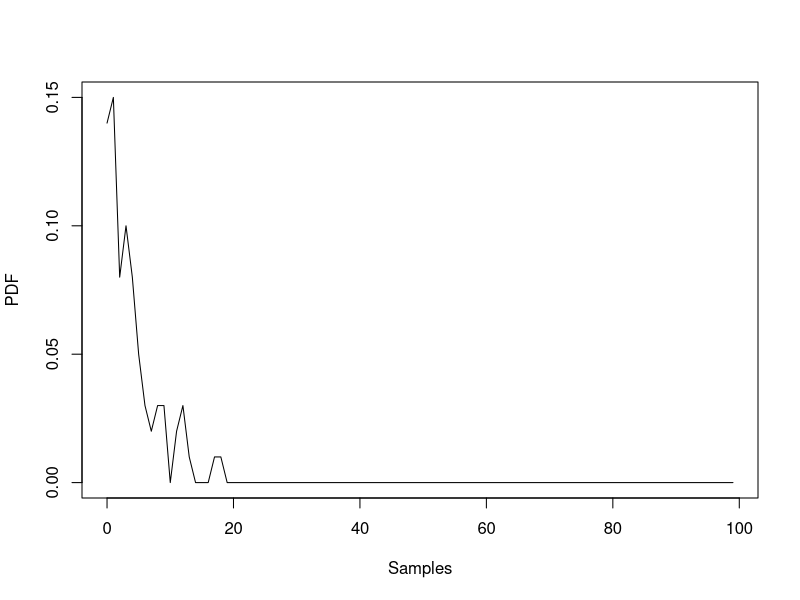
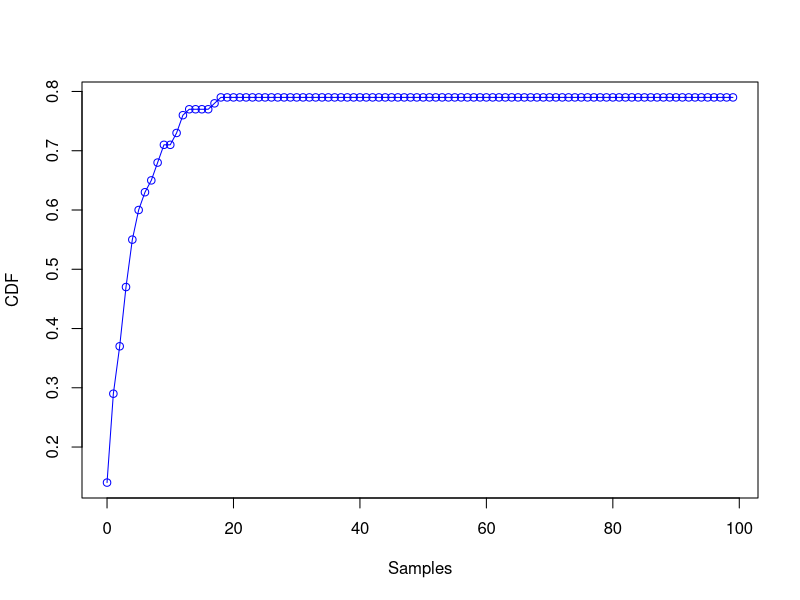
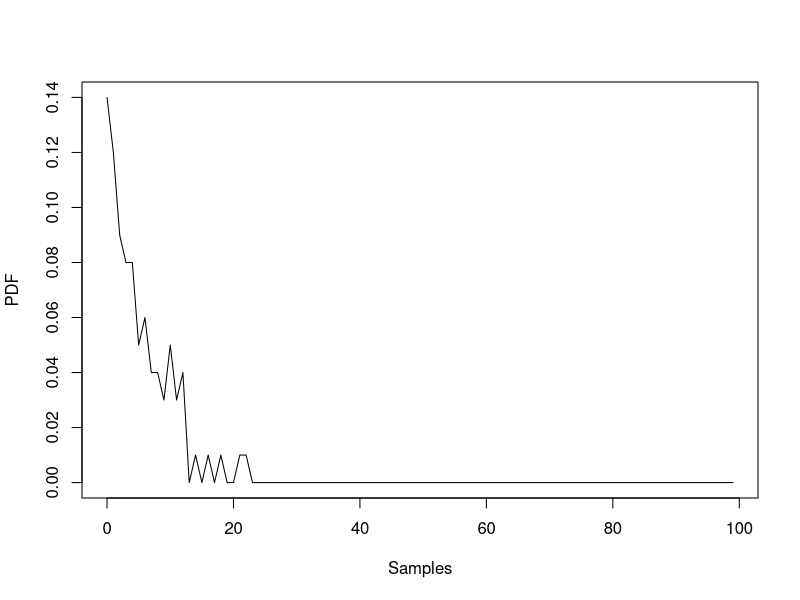
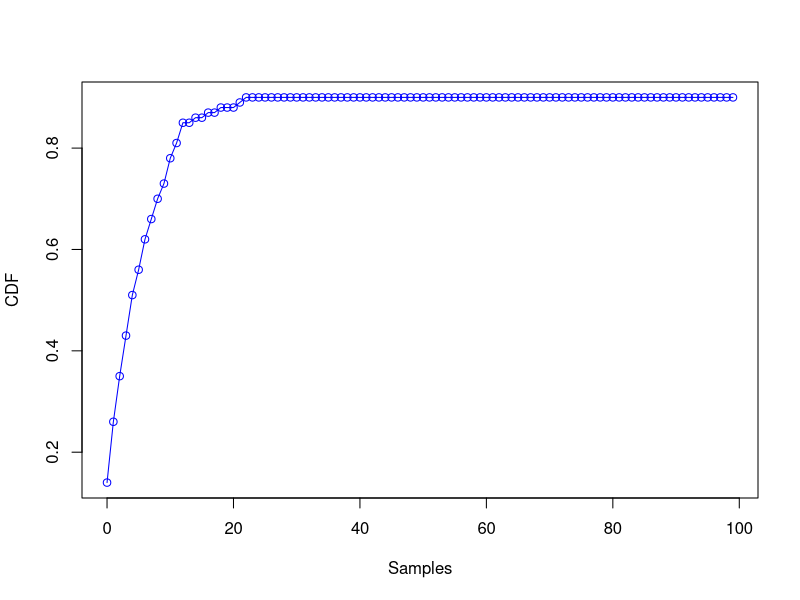
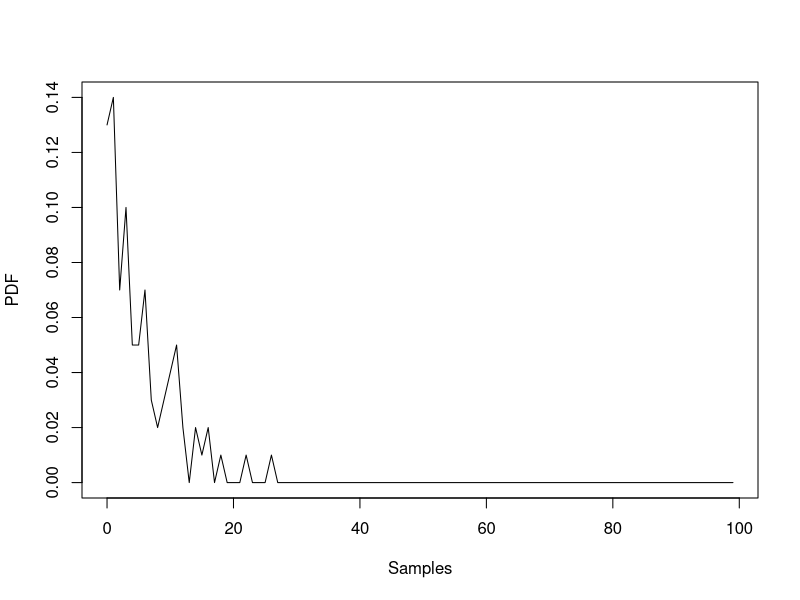
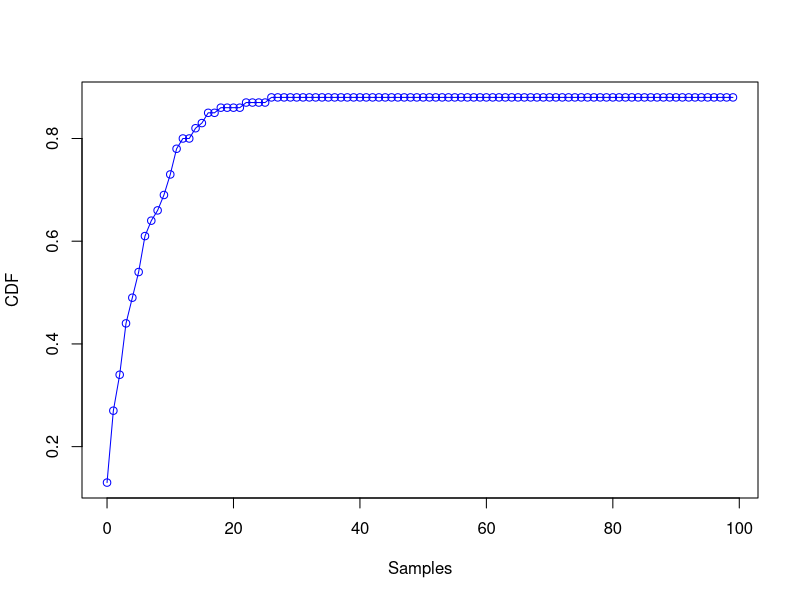
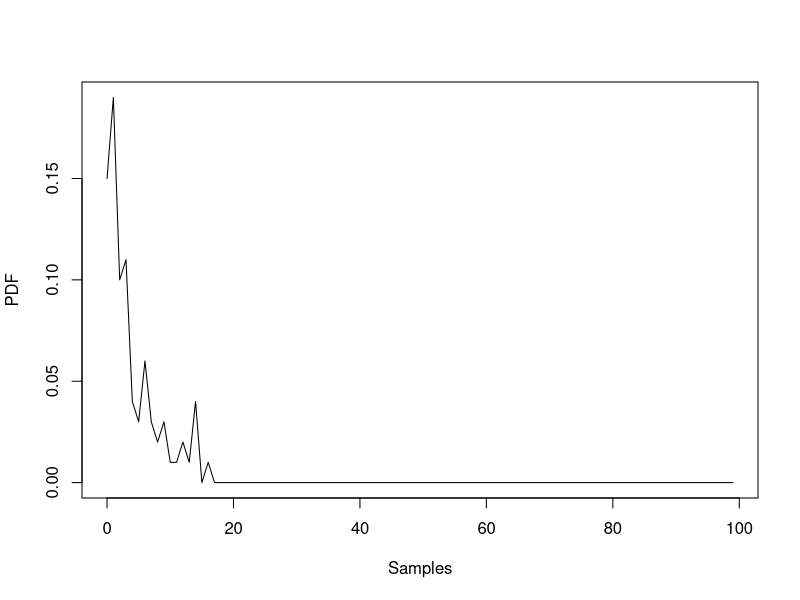
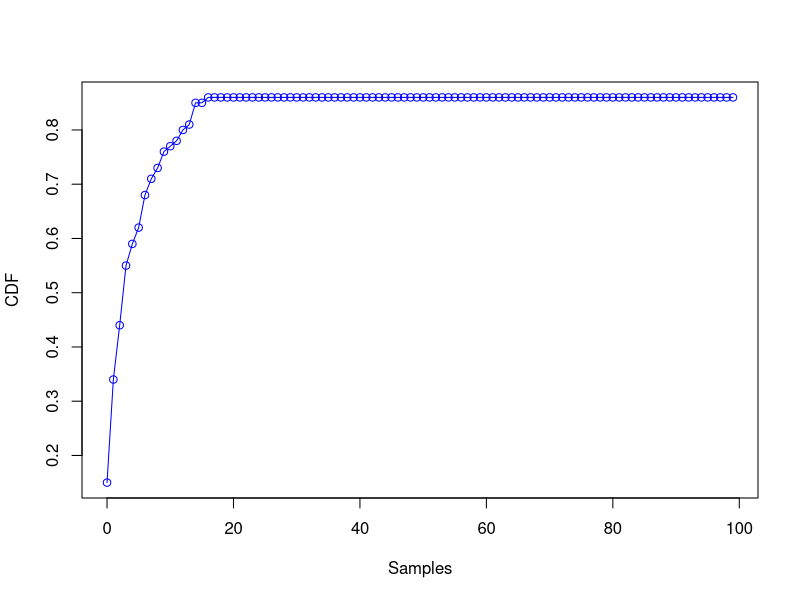

Write R code to recreate these figures, in order.
# Part 1
Num_Samples= 50000
Rate= 0.2
X <- rexp(Num_Samples, rate=Rate)
#plot(X, xlab="Num", ylab="Samples")

# Part 2
NumRow= 500
NumCol= 100

limit <- 100
num <- 1
counter <- 1
Y_Vec <- matrix(NA, nrow=NumRow, ncol=NumCol)

for(i in 1:length(X))
{
	# print(counter)
	Y_Vec[ num, counter]= X[i]

	if( counter == limit ){
		counter <- 0
		num <- num + 1
	}
	counter <- counter + 1

}

# Part 3

for(iter1 in 1:5){
	
	# PDF PLotting
	pdata <- rep(0, 100);
	for(iter2 in 1:NumCol){
	    val=round( Y_Vec[ iter1, iter2], 0 );
	    if(val <= 100){
	       pdata[val] = pdata[val] + 1/100;
	    }
	}

	xcols <- c(0:99)
	str(pdata)
	str(xcols)
	plot(xcols, pdata, "l", xlab="Samples", ylab="PDF")

	# CDF PLotting
	cdata <- rep(0, 100)
	cdata[1] <- pdata[1]
	for(i in 2:100){
	    cdata[i] = cdata[i-1] + pdata[i]
	}
	plot(xcols, cdata, "o", col="blue", xlab="Samples", ylab="CDF");

}


Y_Mean= c()
Y_Var= c()

for(i in 1:NumRow){
	Y_Mean[i]= mean( Y_Vec[i,] ) 
	Y_Var[i]= sd( Y_Vec[i,] ) 
}

print("Mean of first 5 sample vectors")
print(Y_Mean[1:5])
print("S.D. of first 5 sample vectors")
print(Y_Var[1:5])

# Part 4

# Frequency Plotting
tab <- table(round(Y_Mean));
str(tab);
plot(tab, "h", xlab="Samples", ylab="Frequency");

# PDF PLotting
pdata <- rep(0, 100);
for(iter in 1:NumRow){
    val=round( Y_Mean[iter], 0 );
    if(val <= 100){
       pdata[val] = pdata[val] + 1/100;
    }
}

xcols <- c(0:99)
str(pdata)
str(xcols)
plot(xcols, pdata, "l", xlab="Samples", ylab="PDF");

# CDF PLotting
cdata <- rep(0, 100)
cdata[1] <- pdata[1]
for(iter in 2:100){
    cdata[iter] = cdata[iter-1] + pdata[iter]
}
plot(xcols, cdata, "o", col="blue", xlab="Samples", ylab="CDF");


# Part 5
Z_Mean= mean(Y_Mean)
Z_SD= sd(Y_Mean)

print("Mean of Z")
print(Z_Mean)
print("S.D. of Z")
print(Z_SD)

# Part 6
print("Original Distribution Mean")
print(1/Rate)
print("Original Distribution S.D.")
print( sqrt(1/(Rate*Rate)) )
